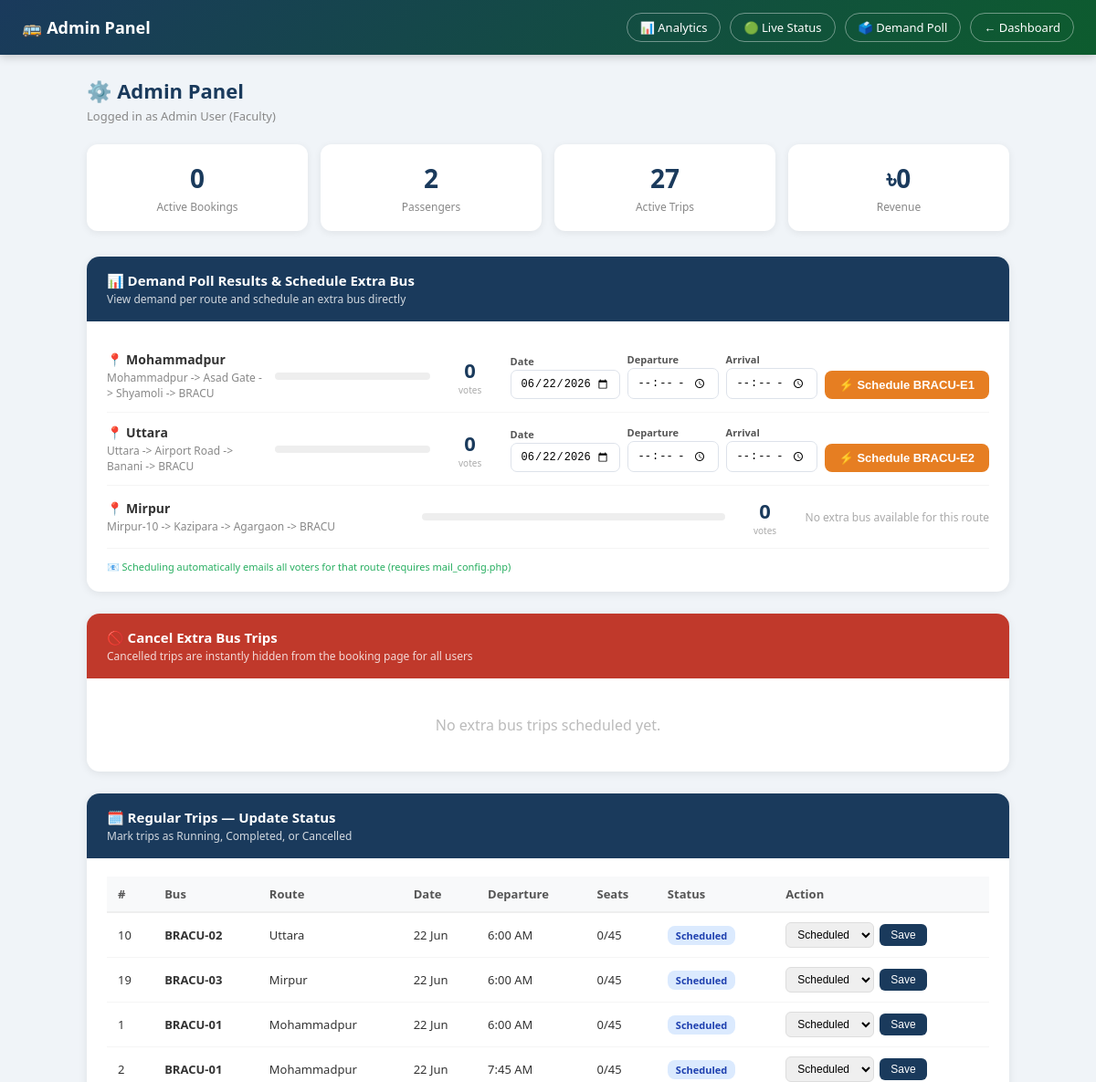
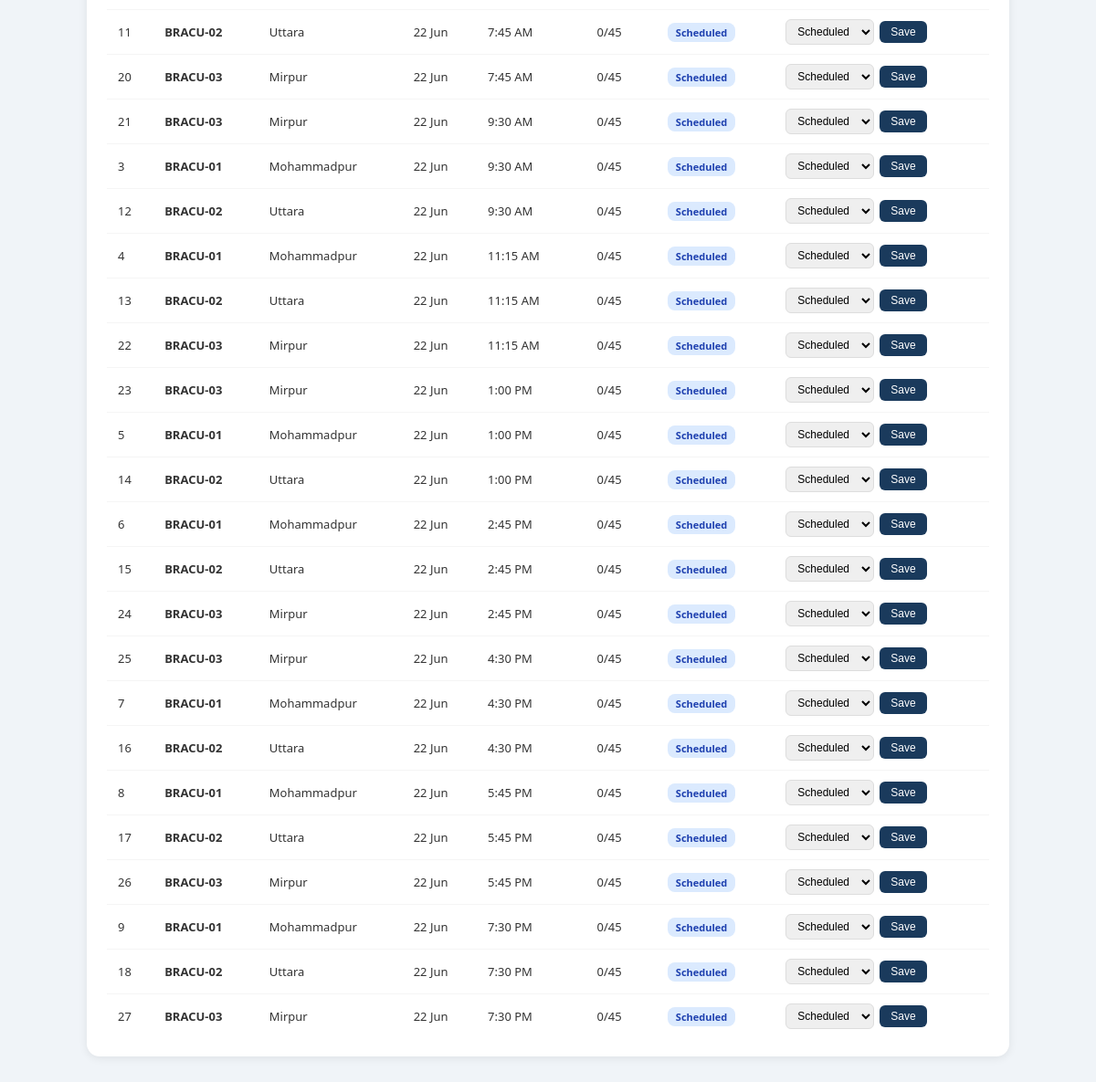
Screenshot of /bracu_bus/admin.php (signed in) with the database file from the repository (2 pictures, top to bottom).
### tables this page shows
CREATE TABLE Demand_Poll (
    Poll_ID INT AUTO_INCREMENT PRIMARY KEY,
    Route_ID INT,
    FOREIGN KEY (Route_ID) REFERENCES Route(Route_ID)
);

CREATE TABLE Route (
    Route_ID INT AUTO_INCREMENT PRIMARY KEY,
    Stops VARCHAR(255) NOT NULL,
    Covered_Area VARCHAR(255) NOT NULL
);

CREATE TABLE Bus (
    Bus_ID INT AUTO_INCREMENT PRIMARY KEY,
    Bus_Num VARCHAR(20) NOT NULL,
    Total_Seat INT NOT NULL,
    R_Flag TINYINT(1) DEFAULT 0,    
    E_Flag TINYINT(1) DEFAULT 0,    
    Route_ID INT,
    FOREIGN KEY (Route_ID) REFERENCES Route(Route_ID)
);

CREATE TABLE Trip (
    Trip_ID INT AUTO_INCREMENT PRIMARY KEY,
    Arrived_Time TIME,
    Departure_Time TIME NOT NULL,
    Status ENUM('Scheduled','Running','Completed','Cancelled') DEFAULT 'Scheduled',
    Bus_ID INT,
    Date DATE NOT NULL,
    FOREIGN KEY (Bus_ID) REFERENCES Bus(Bus_ID)
);

### bracu_bus/admin.php (the view, shortened to what this page needs)
<?php
$conn = getDB();
$demand = $conn->query(
    "SELECT r.Route_ID, r.Covered_Area, r.Stops, dp.Poll_ID,
            COALESCE(SUM(d.Count),0) as votes
     FROM Route r
     LEFT JOIN Demand_Poll dp ON dp.Route_ID = r.Route_ID
     LEFT JOIN `Do` d ON d.D_ID = dp.Poll_ID
     GROUP BY r.Route_ID, r.Covered_Area, r.Stops, dp.Poll_ID
     ORDER BY votes DESC"
)->fetch_all(MYSQLI_ASSOC);
$all_trips = $conn->query(
    "SELECT t.Trip_ID, t.Departure_Time, t.Arrived_Time, t.Status, t.Date,
            b.Bus_Num, b.Total_Seat, b.E_Flag, b.R_Flag, r.Covered_Area,
            COALESCE(SUM(bk.Booked_Seat),0) as booked
     FROM Trip t
     JOIN Bus b ON t.Bus_ID = b.Bus_ID
     JOIN Route r ON b.Route_ID = r.Route_ID
     LEFT JOIN Booking bk ON bk.Trip_ID = t.Trip_ID
         AND bk.Booking_ID NOT IN (SELECT Booking_ID FROM Cancel)
     WHERE t.Date >= CURDATE()
     GROUP BY t.Trip_ID, b.Bus_Num, b.Total_Seat, b.E_Flag, b.R_Flag, r.Covered_Area
     ORDER BY b.E_Flag ASC, t.Date ASC, t.Departure_Time ASC"
)->fetch_all(MYSQLI_ASSOC);
$extra_trips   = array_values(array_filter($all_trips, fn($t) => $t['E_Flag'] == 1));
$regular_trips = array_values(array_filter($all_trips, fn($t) => $t['R_Flag'] == 1));
$extra_buses = $conn->query(
    "SELECT b.Bus_ID, b.Bus_Num, b.Total_Seat, r.Covered_Area
     FROM Bus b JOIN Route r ON b.Route_ID=r.Route_ID WHERE b.E_Flag=1"
)->fetch_all(MYSQLI_ASSOC);
$stats = [
    'bookings'   => $conn->query("SELECT COUNT(*) as c FROM Booking WHERE Booking_ID NOT IN (SELECT Booking_ID FROM Cancel)")->fetch_assoc()['c'],
    'passengers' => $conn->query("SELECT COUNT(*) as c FROM Passenger")->fetch_assoc()['c'],
    'trips'      => $conn->query("SELECT COUNT(*) as c FROM Trip WHERE Date>=CURDATE() AND Status!='Cancelled'")->fetch_assoc()['c'],
    'revenue'    => $conn->query("SELECT COALESCE(SUM(Amount),0) as s FROM Payment WHERE Status='Paid'")->fetch_assoc()['s'],
];
?>
<!DOCTYPE html>
<html lang="en">
<head>
</head>
<body>
<nav>
    <div class="brand">🚌 Admin Panel</div>
    <div class="nl">
        <a href="analytics.php">📊 Analytics</a>
        <a href="live_status.php">🟢 Live Status</a>
        <a href="demand_poll.php">🗳️ Demand Poll</a>
        <a href="dashboard.php">← Dashboard</a>
    </div>
</nav>
<div class="page">
    <div class="page-title">⚙️ Admin Panel</div>
    <div class="page-sub">Logged in as <?= htmlspecialchars($_SESSION['name']) ?> (Faculty)</div>
    <div class="stats">
        <div class="sc"><div class="num"><?= $stats['bookings'] ?></div><div class="lbl">Active Bookings</div></div>
        <div class="sc"><div class="num"><?= $stats['passengers'] ?></div><div class="lbl">Passengers</div></div>
        <div class="sc"><div class="num"><?= $stats['trips'] ?></div><div class="lbl">Active Trips</div></div>
        <div class="sc"><div class="num">৳<?= number_format($stats['revenue']) ?></div><div class="lbl">Revenue</div></div>
    </div>
    <div class="card">
        <div class="ch blue"><h3>📊 Demand Poll Results & Schedule Extra Bus</h3><p>View demand per route and schedule an extra bus directly</p></div>
        <div class="cb">
            <?php $mx = max(array_column($demand,'votes') ?: [1]);
            foreach ($demand as $d): $p = $mx>0?round($d['votes']/$mx*100):0; ?>
            <div class="dr" style="align-items:center;">
                <div class="di">
                    <h4>📍 <?= htmlspecialchars($d['Covered_Area']) ?></h4>
                    <p><?= htmlspecialchars($d['Stops']) ?></p>
                </div>
                <div class="vb"><div class="vf" style="width:<?= $p ?>%"></div></div>
                <div class="dv" style="text-align:center;min-width:60px;">
                    <div class="n"><?= $d['votes'] ?></div><div class="l">votes</div>
                </div>
                <?php
                $eb_for_route = null;
                foreach ($extra_buses as $eb) {
                    if ($eb['Covered_Area'] === $d['Covered_Area']) { $eb_for_route = $eb; break; }
                }
                ?>
                <?php if ($eb_for_route): ?>
                <form method="POST" style="display:flex;gap:8px;align-items:flex-end;flex-wrap:wrap;min-width:320px;">
                    <div style="display:flex;flex-direction:column;gap:2px;">
                        <label style="font-size:11px;font-weight:700;color:#555;">Date</label>
                        <input type="date" name="trip_date" min="<?= date('Y-m-d') ?>" value="<?= date('Y-m-d') ?>" required
                               style="padding:7px 10px;border:1.5px solid #dde2ea;border-radius:7px;font-size:12px;width:120px;">
                    </div>
                    <div style="display:flex;flex-direction:column;gap:2px;">
                        <label style="font-size:11px;font-weight:700;color:#555;">Departure</label>
                        <input type="time" name="dep_time" required
                               style="padding:7px 10px;border:1.5px solid #dde2ea;border-radius:7px;font-size:12px;width:100px;">
                    </div>
                    <div style="display:flex;flex-direction:column;gap:2px;">
                        <label style="font-size:11px;font-weight:700;color:#555;">Arrival</label>
                        <input type="time" name="arr_time" required
                               style="padding:7px 10px;border:1.5px solid #dde2ea;border-radius:7px;font-size:12px;width:100px;">
                    </div>
                    <button type="submit" name="schedule_extra" class="btn-sch" style="padding:8px 16px;font-size:13px;">
                        ⚡ Schedule <?= htmlspecialchars($eb_for_route['Bus_Num']) ?>
                    </button>
                </form>
                <?php else: ?>
                <span style="font-size:12px;color:#aaa;">No extra bus available for this route</span>
                <?php endif; ?>
            </div>
            <?php endforeach; ?>
            <p class="enote" style="margin-top:12px;">📧 Scheduling automatically emails all voters for that route (requires mail_config.php)</p>
        </div>
    </div>
    <div class="card">
        <div class="ch red"><h3>🚫 Cancel Extra Bus Trips</h3><p>Cancelled trips are instantly hidden from the booking page for all users</p></div>
        <div class="cb" style="overflow-x:auto">
            <?php if (empty($extra_trips)): ?>
                <p style="color:#bbb;text-align:center;padding:20px">No extra bus trips scheduled yet.</p>
            <?php endif; ?>
        </div>
    </div>
    <div class="card">
        <div class="ch blue"><h3>🗓️ Regular Trips — Update Status</h3><p>Mark trips as Running, Completed, or Cancelled</p></div>
        <div class="cb" style="overflow-x:auto">
            <table>
                <thead><tr><th>#</th><th>Bus</th><th>Route</th><th>Date</th><th>Departure</th><th>Seats</th><th>Status</th><th>Action</th></tr></thead>
                <tbody>
                <?php foreach ($regular_trips as $t): ?>
                <tr>
                    <td><?= $t['Trip_ID'] ?></td>
                    <td><strong><?= htmlspecialchars($t['Bus_Num']) ?></strong></td>
                    <td><?= htmlspecialchars($t['Covered_Area']) ?></td>
                    <td><?= date('d M', strtotime($t['Date'])) ?></td>
                    <td><?= date('g:i A', strtotime($t['Departure_Time'])) ?></td>
                    <td><?= $t['booked'] ?>/<?= $t['Total_Seat'] ?></td>
                    <td><span class="badge b-<?= strtolower(substr($t['Status'],0,3)) ?>"><?= $t['Status'] ?></span></td>
                    <td>
                        <form method="POST" style="display:flex;gap:6px;align-items:center">
                            <select name="new_status" class="ss">
                                <option value="Scheduled" <?= $t['Status']==='Scheduled'?'selected':''?>>Scheduled</option>
                            </select>
                            <button type="submit" name="update_status" class="bu">Save</button>
                        </form>
                    </td>
                </tr>
                <?php endforeach; ?>
                </tbody>
            </table>
        </div>
    </div>
</div>
</body>
</html>

### bracu_bus/admin.php (style rules this page uses)
* { box-sizing:border-box;margin:0;padding:0 }
body { font-family:'Segoe UI',Arial,sans-serif;background:#f0f4f8;color:#333 }
nav { background:linear-gradient(135deg,#1a3a5c,#0d5c2e);color:white;padding:0 24px;display:flex;align-items:center;justify-content:space-between;height:60px;box-shadow:0 2px 10px rgba(0,0,0,0.2);position:sticky;top:0;z-index:100 }
nav .brand { font-size:18px;font-weight:700 }
nav .nl { display:flex;gap:10px }
nav a { color:white;text-decoration:none;font-size:13px;padding:6px 14px;border:1px solid rgba(255,255,255,0.4);border-radius:20px }
.page { max-width:1050px;margin:0 auto;padding:24px 20px }
.page-title { font-size:22px;font-weight:800;color:#1a3a5c;margin-bottom:4px }
.page-sub { font-size:13px;color:#888;margin-bottom:22px }
.stats { display:flex;gap:14px;margin-bottom:28px;flex-wrap:wrap }
.sc { background:white;border-radius:12px;padding:18px 22px;flex:1;min-width:130px;box-shadow:0 2px 8px rgba(0,0,0,0.07);text-align:center }
.sc .num { font-size:28px;font-weight:800;color:#1a3a5c }
.sc .lbl { font-size:12px;color:#888;margin-top:4px }
.card { background:white;border-radius:14px;box-shadow:0 2px 10px rgba(0,0,0,0.08);margin-bottom:24px;overflow:hidden }
.ch { padding:16px 22px }
.ch.blue { background:#1a3a5c }
.ch.red { background:#c0392b }
.ch h3 { font-size:15px;font-weight:700;color:white }
.ch p { font-size:12px;color:rgba(255,255,255,0.8);margin-top:2px }
.cb { padding:20px 22px }
.dr { display:flex;align-items:center;gap:14px;padding:12px 0;border-bottom:1px solid #f5f5f5;flex-wrap:wrap }
.di { flex:1 }
.di h4 { font-size:14px;font-weight:700 }
.di p { font-size:12px;color:#888;margin-top:2px }
.dv { text-align:center;min-width:60px }
.dv .n { font-size:22px;font-weight:800;color:#1a3a5c }
.dv .l { font-size:10px;color:#aaa }
.vb { height:8px;background:#eee;border-radius:4px;flex:1;min-width:80px }
.btn-sch { padding:10px 22px;background:#e67e22;color:white;border:none;border-radius:8px;font-size:14px;font-weight:700;cursor:pointer;white-space:nowrap }
table { width:100%;border-collapse:collapse;font-size:13px }
th { text-align:left;padding:10px 12px;background:#f8f9fa;color:#555;font-weight:700;border-bottom:2px solid #eee }
td { padding:10px 12px;border-bottom:1px solid #f5f5f5;vertical-align:middle }
tr:last-child td { border-bottom:none }
.badge { padding:3px 9px;border-radius:8px;font-size:11px;font-weight:700 }
.b-sch { background:#dbeafe;color:#1e40af }
.ss { padding:5px 8px;border:1px solid #ddd;border-radius:6px;font-size:12px;cursor:pointer }
.bu { padding:5px 12px;background:#1a3a5c;color:white;border:none;border-radius:6px;font-size:12px;cursor:pointer }
.enote { font-size:11px;color:#27ae60;margin-top:8px }

### rows the page displays
demand_poll: Route_ID.Covered_Area "Mohammadpur", Route_ID.Stops "Mohammadpur -> Asad Gate -> Shyamoli -> BRACU", votes "0"
bus: Bus_Num "BRACU-E1"
demand_poll: Route_ID.Covered_Area "Uttara", Route_ID.Stops "Uttara -> Airport Road -> Banani -> BRACU", votes "0"
bus: Bus_Num "BRACU-E2"
demand_poll: Route_ID.Covered_Area "Mirpur", Route_ID.Stops "Mirpur-10 -> Kazipara -> Agargaon -> BRACU", votes "0", shows "No extra bus available for this route"
trip: Trip_ID "10", Bus_ID.Bus_Num "BRACU-02", route.Covered_Area "Uttara", Date "22 Jun", Departure_Time "6:00 AM", booked "0", Bus_ID.Total_Seat "45", Status "Scheduled", new_status "Scheduled"
trip: Trip_ID "19", Bus_ID.Bus_Num "BRACU-03", route.Covered_Area "Mirpur", Date "22 Jun", Departure_Time "6:00 AM", booked "0", Bus_ID.Total_Seat "45", Status "Scheduled", new_status "Scheduled"
trip: Trip_ID "1", Bus_ID.Bus_Num "BRACU-01", route.Covered_Area "Mohammadpur", Date "22 Jun", Departure_Time "6:00 AM", booked "0", Bus_ID.Total_Seat "45", Status "Scheduled", new_status "Scheduled"
trip: Trip_ID "2", Bus_ID.Bus_Num "BRACU-01", route.Covered_Area "Mohammadpur", Date "22 Jun", Departure_Time "7:45 AM", booked "0", Bus_ID.Total_Seat "45", Status "Scheduled", new_status "Scheduled"
trip: Trip_ID "11", Bus_ID.Bus_Num "BRACU-02", route.Covered_Area "Uttara", Date "22 Jun", Departure_Time "7:45 AM", booked "0", Bus_ID.Total_Seat "45", Status "Scheduled", new_status "Scheduled"
trip: Trip_ID "20", Bus_ID.Bus_Num "BRACU-03", route.Covered_Area "Mirpur", Date "22 Jun", Departure_Time "7:45 AM", booked "0", Bus_ID.Total_Seat "45", Status "Scheduled", new_status "Scheduled"
trip: Trip_ID "21", Bus_ID.Bus_Num "BRACU-03", route.Covered_Area "Mirpur", Date "22 Jun", Departure_Time "9:30 AM", booked "0", Bus_ID.Total_Seat "45", Status "Scheduled", new_status "Scheduled"
trip: Trip_ID "3", Bus_ID.Bus_Num "BRACU-01", route.Covered_Area "Mohammadpur", Date "22 Jun", Departure_Time "9:30 AM", booked "0", Bus_ID.Total_Seat "45", Status "Scheduled", new_status "Scheduled"
trip: Trip_ID "12", Bus_ID.Bus_Num "BRACU-02", route.Covered_Area "Uttara", Date "22 Jun", Departure_Time "9:30 AM", booked "0", Bus_ID.Total_Seat "45", Status "Scheduled", new_status "Scheduled"
trip: Trip_ID "4", Bus_ID.Bus_Num "BRACU-01", route.Covered_Area "Mohammadpur", Date "22 Jun", Departure_Time "11:15 AM", booked "0", Bus_ID.Total_Seat "45", Status "Scheduled", new_status "Scheduled"
trip: Trip_ID "13", Bus_ID.Bus_Num "BRACU-02", route.Covered_Area "Uttara", Date "22 Jun", Departure_Time "11:15 AM", booked "0", Bus_ID.Total_Seat "45", Status "Scheduled", new_status "Scheduled"
trip: Trip_ID "22", Bus_ID.Bus_Num "BRACU-03", route.Covered_Area "Mirpur", Date "22 Jun", Departure_Time "11:15 AM", booked "0", Bus_ID.Total_Seat "45", Status "Scheduled", new_status "Scheduled"
trip: Trip_ID "23", Bus_ID.Bus_Num "BRACU-03", route.Covered_Area "Mirpur", Date "22 Jun", Departure_Time "1:00 PM", booked "0", Bus_ID.Total_Seat "45", Status "Scheduled", new_status "Scheduled"
trip: Trip_ID "5", Bus_ID.Bus_Num "BRACU-01", route.Covered_Area "Mohammadpur", Date "22 Jun", Departure_Time "1:00 PM", booked "0", Bus_ID.Total_Seat "45", Status "Scheduled", new_status "Scheduled"
trip: Trip_ID "14", Bus_ID.Bus_Num "BRACU-02", route.Covered_Area "Uttara", Date "22 Jun", Departure_Time "1:00 PM", booked "0", Bus_ID.Total_Seat "45", Status "Scheduled", new_status "Scheduled"
trip: Trip_ID "6", Bus_ID.Bus_Num "BRACU-01", route.Covered_Area "Mohammadpur", Date "22 Jun", Departure_Time "2:45 PM", booked "0", Bus_ID.Total_Seat "45", Status "Scheduled", new_status "Scheduled"
trip: Trip_ID "15", Bus_ID.Bus_Num "BRACU-02", route.Covered_Area "Uttara", Date "22 Jun", Departure_Time "2:45 PM", booked "0", Bus_ID.Total_Seat "45", Status "Scheduled", new_status "Scheduled"
trip: Trip_ID "24", Bus_ID.Bus_Num "BRACU-03", route.Covered_Area "Mirpur", Date "22 Jun", Departure_Time "2:45 PM", booked "0", Bus_ID.Total_Seat "45", Status "Scheduled", new_status "Scheduled"
trip: Trip_ID "25", Bus_ID.Bus_Num "BRACU-03", route.Covered_Area "Mirpur", Date "22 Jun", Departure_Time "4:30 PM", booked "0", Bus_ID.Total_Seat "45", Status "Scheduled", new_status "Scheduled"
trip: Trip_ID "7", Bus_ID.Bus_Num "BRACU-01", route.Covered_Area "Mohammadpur", Date "22 Jun", Departure_Time "4:30 PM", booked "0", Bus_ID.Total_Seat "45", Status "Scheduled", new_status "Scheduled"
trip: Trip_ID "16", Bus_ID.Bus_Num "BRACU-02", route.Covered_Area "Uttara", Date "22 Jun", Departure_Time "4:30 PM", booked "0", Bus_ID.Total_Seat "45", Status "Scheduled", new_status "Scheduled"
trip: Trip_ID "8", Bus_ID.Bus_Num "BRACU-01", route.Covered_Area "Mohammadpur", Date "22 Jun", Departure_Time "5:45 PM", booked "0", Bus_ID.Total_Seat "45", Status "Scheduled", new_status "Scheduled"
trip: Trip_ID "17", Bus_ID.Bus_Num "BRACU-02", route.Covered_Area "Uttara", Date "22 Jun", Departure_Time "5:45 PM", booked "0", Bus_ID.Total_Seat "45", Status "Scheduled", new_status "Scheduled"
trip: Trip_ID "26", Bus_ID.Bus_Num "BRACU-03", route.Covered_Area "Mirpur", Date "22 Jun", Departure_Time "5:45 PM", booked "0", Bus_ID.Total_Seat "45", Status "Scheduled", new_status "Scheduled"
trip: Trip_ID "9", Bus_ID.Bus_Num "BRACU-01", route.Covered_Area "Mohammadpur", Date "22 Jun", Departure_Time "7:30 PM", booked "0", Bus_ID.Total_Seat "45", Status "Scheduled", new_status "Scheduled"
trip: Trip_ID "18", Bus_ID.Bus_Num "BRACU-02", route.Covered_Area "Uttara", Date "22 Jun", Departure_Time "7:30 PM", booked "0", Bus_ID.Total_Seat "45", Status "Scheduled", new_status "Scheduled"
trip: Trip_ID "27", Bus_ID.Bus_Num "BRACU-03", route.Covered_Area "Mirpur", Date "22 Jun", Departure_Time "7:30 PM", booked "0", Bus_ID.Total_Seat "45", Status "Scheduled", new_status "Scheduled"

### other values shown
$_SESSION['name'] "Admin User"
$stats['bookings'] "0"
$stats['passengers'] "2"
$stats['trips'] "27"
$stats['revenue'] "0"
